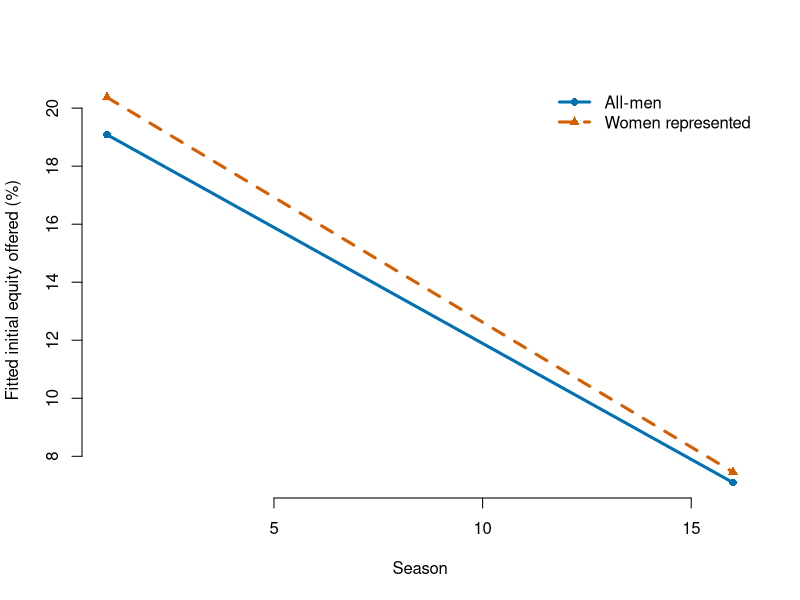
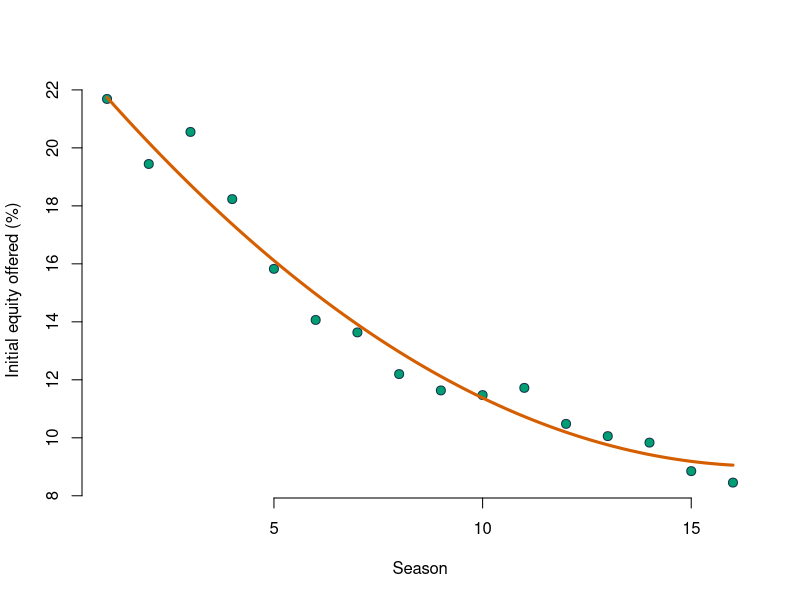

The R source for these figures, in order:
## ---- chunk 1
knitr::opts_chunk$set(echo = TRUE, message = FALSE, warning = FALSE,
                      fig.width = 7, fig.height = 4.5)
sharks <- read.csv("data/shark_tank_teaching.csv", stringsAsFactors = FALSE)
sharks$ask_100k <- sharks$ask_amount_usd / 100000
linear_season <- lm(equity_offered_pct ~ season + ask_100k, data = sharks)
poly_season <- lm(equity_offered_pct ~ season + I(season^2) + ask_100k,
                  data = sharks)

known_gender <- subset(sharks, pitcher_gender_group != "unknown")
known_gender$women <- as.integer(
  known_gender$pitcher_gender_group %in% c("all_women", "mixed")
)
known_gender$season_c <- known_gender$season - mean(known_gender$season)
interaction_model <- lm(
  equity_offered_pct ~ season_c * women + ask_100k,
  data = known_gender
)
## ---- chunk 2
summary(interaction_model)
## ---- chunk 3
season_grid <- 1:16
ask_bar <- mean(known_gender$ask_100k)
newdat <- expand.grid(season = season_grid, women = c(0, 1))
newdat$season_c <- newdat$season - mean(known_gender$season)
newdat$ask_100k <- ask_bar
newdat$fit <- predict(interaction_model, newdata = newdat)

plot(NA, xlim = c(1, 16), ylim = range(newdat$fit), bty = "n",
     xlab = "Season", ylab = "Fitted initial equity offered (%)")
lines(newdat$season[newdat$women == 0], newdat$fit[newdat$women == 0],
      col = "#0072B2", lwd = 3, lty = 1)
lines(newdat$season[newdat$women == 1], newdat$fit[newdat$women == 1],
      col = "#D55E00", lwd = 3, lty = 2)
points(c(1, 16), predict(interaction_model,
       newdata = data.frame(
         season_c = c(1, 16) - mean(known_gender$season),
         women = c(0, 0), ask_100k = ask_bar)),
       pch = 16, col = "#0072B2")
points(c(1, 16), predict(interaction_model,
       newdata = data.frame(
         season_c = c(1, 16) - mean(known_gender$season),
         women = c(1, 1), ask_100k = ask_bar)),
       pch = 17, col = "#D55E00")
legend("topright", c("All-men", "Women represented"),
       col = c("#0072B2", "#D55E00"), lwd = 3, lty = c(1, 2),
       pch = c(16, 17), bty = "n")
## ---- chunk 4
summary(poly_season)
anova(linear_season, poly_season)
## ---- chunk 5
season_means <- aggregate(equity_offered_pct ~ season, data = sharks, mean)
curve_data <- data.frame(season = seq(1, 16, length.out = 200),
                         ask_100k = mean(sharks$ask_100k))
curve_data$fit <- predict(poly_season, newdata = curve_data)

plot(season_means$season, season_means$equity_offered_pct,
     pch = 21, bg = "#009E73", col = "#17324D", cex = 1.2,
     bty = "n", xlab = "Season",
     ylab = "Initial equity offered (%)",
     ylim = range(c(season_means$equity_offered_pct, curve_data$fit)))
lines(curve_data$season, curve_data$fit, col = "#D55E00", lwd = 3)
